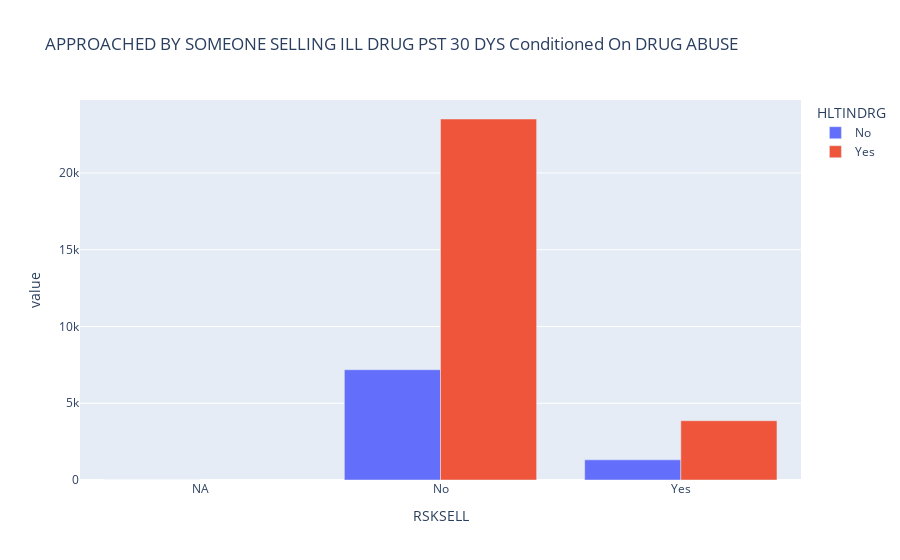

Source (notebook cell):
### Code cell
EDA_1_df = X_probabilistic[["RSKSELL","HLTINDRG"]]
EDA_1_df["HLTINDRG"] = EDA_1_df["HLTINDRG"].apply(lambda x: "Yes" if x == 1 else "No" if x== 2 else "NA")

EDA_1_df["RSKSELL"] = EDA_1_df["RSKSELL"].apply(lambda x: "Yes" if x == 1 else "No" if x== 2 else "NA")

EDA_1 = EDA_1_df.groupby("RSKSELL")["HLTINDRG"].value_counts()

print(EDA_1.unstack().index)

px.bar(EDA_1.unstack(), title="APPROACHED BY SOMEONE SELLING ILL DRUG PST 30 DYS Conditioned On DRUG ABUSE", barmode = 'group').show()

### Figure 1 — Plotly figure (JSON) as saved in the notebook; plotly's stock layout.template omitted (floating-point values rounded to 4 significant figures)
{"data": [{"alignmentgroup": "True", "hovertemplate": "HLTINDRG=No<br>RSKSELL=%{x}<br>value=%{y}<extra></extra>", "legendgroup": "No", "marker": {"color": "#636efa", "pattern": {"shape": ""}}, "name": "No", "offsetgroup": "No", "orientation": "v", "showlegend": true, "textposition": "auto", "type": "bar", "x": ["NA", "No", "Yes"], "xaxis": "x", "y": [1, 7185, 1314], "yaxis": "y"}, {"alignmentgroup": "True", "hovertemplate": "HLTINDRG=Yes<br>RSKSELL=%{x}<br>value=%{y}<extra></extra>", "legendgroup": "Yes", "marker": {"color": "#EF553B", "pattern": {"shape": ""}}, "name": "Yes", "offsetgroup": "Yes", "orientation": "v", "showlegend": true, "textposition": "auto", "type": "bar", "x": ["NA", "No", "Yes"], "xaxis": "x", "y": [null, 23517, 3861], "yaxis": "y"}], "layout": {"barmode": "group", "legend": {"title": {"text": "HLTINDRG"}, "tracegroupgap": 0}, "title": {"text": "APPROACHED BY SOMEONE SELLING ILL DRUG PST 30 DYS Conditioned On DRUG ABUSE"}, "xaxis": {"anchor": "y", "domain": [0, 1], "title": {"text": "RSKSELL"}}, "yaxis": {"anchor": "x", "domain": [0, 1], "title": {"text": "value"}}}}
